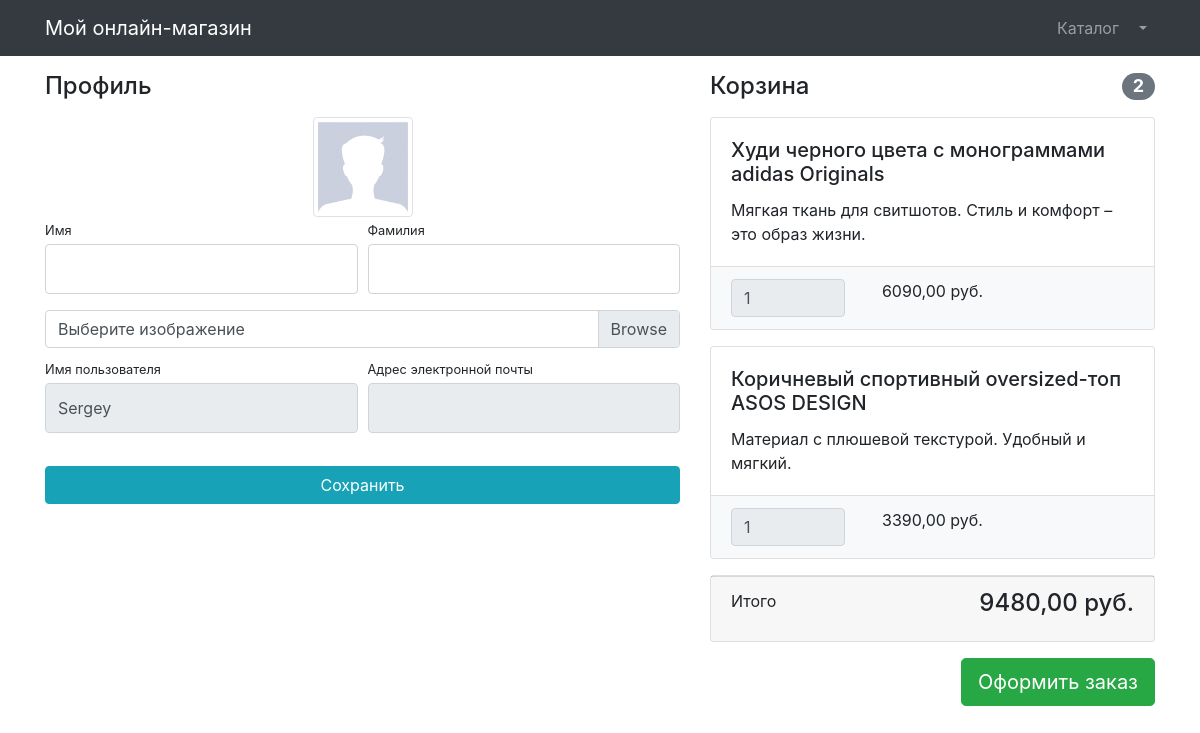
/users/profile/ (signed in), run on an earlier commit of the app's database.
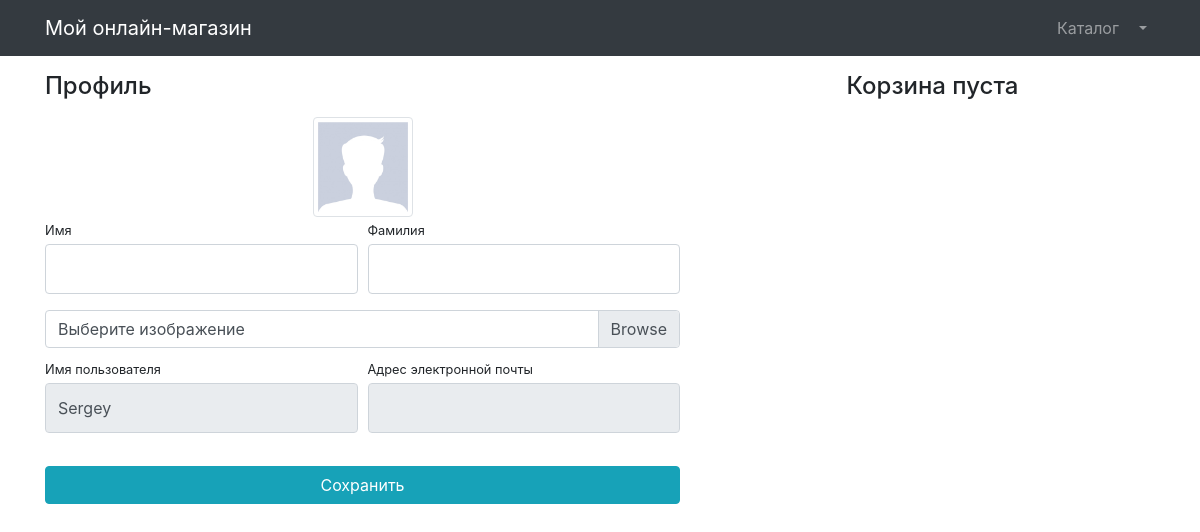
And on a later commit of the database.
### users/models.py (models this page shows)
class User(AbstractUser):
    image = models.ImageField(upload_to='users_images', null=True, blank=True)

### products/models.py (models this page shows, shortened)
class Basket(models.Model):
    user = models.ForeignKey(User, on_delete=models.CASCADE)
    product = models.ForeignKey(Product, on_delete=models.CASCADE)
    quantity = models.PositiveSmallIntegerField(default=0)
    created_timestamp = models.DateTimeField(auto_now_add=True)
    objects = BasketQuerySet.as_manager() # Добавляем в objects созданный класс-менеджер с новыми методами
    def sum(self): # Возвращает итоговую сумму конкретного продукта в корзине
        return self.product.price * self.quantity

class Product(models.Model):
    name = models.CharField(max_length=256)
    description = models.TextField()
    price = models.DecimalField(max_digits=10, decimal_places=2)
    quantity = models.PositiveIntegerField(default=0)
    image = models.ImageField(upload_to='products_images')
    category = models.ForeignKey(ProductCategory, on_delete=models.CASCADE)
    class Meta:
        verbose_name = 'product'
        verbose_name_plural = 'products'

### users/views.py (the view)
# urls.py: path('profile/', profile, name='profile'),
@login_required
def profile(request):
    title = 'Профиль'
    if request.method == 'POST':
        form = UserProfileForm(instance=request.user, data=request.POST, files=request.FILES)
        if form.is_valid():
            form.save()
            return HttpResponseRedirect(request.META['HTTP_REFERER'])
    else:
        form = UserProfileForm(instance=request.user)
    context = {'title': title,
               'form': form,
               'baskets': Basket.objects.filter(user=request.user)}
    return render(request, 'users/profile.html', context)

### users/forms.py
class UserProfileForm(UserChangeForm):
    first_name = forms.CharField(widget=forms.TextInput(attrs={
        'class': 'form-control py-4'}))
    last_name = forms.CharField(widget=forms.TextInput(attrs={
        'class': 'form-control py-4'}))
    username = forms.CharField(widget=forms.TextInput(attrs={
        'class': 'form-control py-4',
        'readonly': True}))
    email = forms.CharField(widget=forms.TextInput(attrs={
        'class': 'form-control py-4',
        'readonly': True}))
    image = forms.ImageField(widget=forms.FileInput(attrs={
        'class': 'custom-file-input'
    }), required=False)
    class Meta:
        model = User
        fields = ('first_name', 'last_name', 'username', 'email', 'image')

### products/models.py (called while the page is built)
    def total_sum(self): # Возвращает итоговую сумму цен всех продуктов в корзине
        return sum(basket.sum() for basket in self)

    def total_quantity(self): # Возвращает итоговое количество продуктов в корзине
        return sum(basket.quantity for basket in self)

### templates/users/profile.html (shortened to what this page needs)
{% extends 'products/base.html' %}
{% load static %}
{% block css %}
    <link href="{% static '/vendor/css/profile.css' %}" rel="stylesheet">
{% endblock %}
{% block content %}
<div class="container">
    <div class="row">
        <div class="col-lg-7">
            <h4 class="mt-3 mb-3">Профиль</h4>
            <div class="col-lg-12 text-center">
                <img width="100" height="100"
                     src="{% if user.image %} {{user.image.url}} {% else %}
                     {% static 'vendor/img/users/default_avatar.jpg' %} {% endif %}"
                     class="img-thumbnail">
            </div>
            <form action="{% url 'users:profile' %}" method="post" enctype="multipart/form-data">
                <div class="form-row">
                    <div class="col-lg-6">
                        <div class="form-group">
                            <label class="small mb-1" for="{{form.first_name.id_for_label}}">Имя</label>
                            {{form.first_name}}
                        </div>
                    </div>
                    <div class="col-lg-6">
                        <div class="form-group">
                            <label class="small mb-1" for="{{form.last_name.id_for_label}}">Фамилия</label>
                            {{form.last_name}}
                        </div>
                    </div>
                </div>
                <div class="form-row mb-2">
                    <div class="col-lg-12">
                        <div class="custom-file">
                            <label class="custom-file-label" for="form.image.id_for_label">Выберите изображение</label>
                        </div>
                    </div>
                </div>
                <div class="form-row">
                    <div class="col-lg-6">
                        <label class="small mb-1" for="form.username.id_for_label">Имя пользователя</label>
                        {{form.username}}
                    </div>
                    <div class="col-lg-6">
                        <label class="small mb-1" for="form.email.id_for_label">Адрес электронной почты</label>
                        {{form.email}}
                    </div>
                </div>
                <div class="form-row">
                    <div class="col-lg-12" style="margin-top: 33px;">
                        <input class="btn btn-info btn-block" type="submit" value="Сохранить">
                    </div>
                </div>
            </form>
        </div>
        <div class="col-lg-5">
            {% include 'products/baskets.html' %}
        </div>
    </div>
</div>
{% endblock %}

### templates/products/base.html (shortened to what this page needs)
{% load static %}
<!DOCTYPE html>
<html lang="en">
<head>
    <link href="{% static 'vendor/bootstrap/css/bootstrap.min.css' %}" rel="stylesheet">
    {% block css %} {% endblock %}
</head>
<body>
<nav class="navbar navbar-expand-lg navbar-dark bg-dark fixed-top">
    <div class="container">
        <a class="navbar-brand" href="{% url 'index' %}">Мой онлайн-магазин</a>
        <div class="collapse navbar-collapse" id="navbarResponsive">
            <ul class="navbar-nav ml-auto">
                <li class="nav-item">
                    <a class="nav-link" href="{% url 'products:index' %}">Каталог  </a>
                </li>
                {% if user.is_authenticated %}
                    <li class="nav-item dropdown">
                    <a class="nav-link dropdown-toggle" href="#" id="navbarDropdown" role="button"
                       data-bs-toggle="dropdown" aria-expanded="false">
                    </a>
                </li>
                {% else %}
                    <li class="nav-item">
                    <a class="nav-link" href="{% url 'users:login' %}">Войти <i class="fas fa-sign-in-alt"></i></a>
                </li>
                {% endif %}
            </ul>
        </div>
    </div>
</nav>
{% block content %} {% endblock %}
</body>
</html>

### templates/products/baskets.html (shortened to what this page needs)
{% if baskets %}
    <h4 class="mt-3 mb-3 d-flex justify-content-between align-items-center mb-3">
        Корзина <span class="badge badge-secondary badge-pill">{{baskets.total_quantity}}</span>
    </h4>
    {% for basket in baskets %}
    <div class="card mb-3">
        <div class="card-body">
            <h5 class="card-title">{{basket.product.name}}</h5>
            <p class="card-text">{{basket.product.description}}</p>
        </div>
        <ul class="list-group list-group-flush">
            <li class="list-group-item bg-light">
                <div class="row text-center">
                    <div class="col-lg-4">
                        <input name="basketID" type="number" class="form-control"
                               value="{{basket.quantity}}" readonly>
                    </div>
                    <div class="col-lg-4">{{basket.sum}} руб.</div>
                    <div class="col-lg-4">
                    </div>
                </div>
            </li>
        </ul>
    </div>
    {% endfor %}
    <div class="card mb-3">
        <div class="card-footer">
            <p class="float-left">Итого</p>
            <h4 class="float-right">{{baskets.total_sum}} руб.</h4>
        </div>
    </div>
    <a class="btn btn-success btn-lg float-right" href="{% url 'users:create_order' %}">
        Оформить заказ
    </a>
{% else %}
    <h4 class="mt-3 mb-3 text-center">
        Корзина пуста
    </h4>
{% endif %}

What changed in the data, as far as the page shows it:
removed Basket: total_quantity "2", product.name "Худи черного цвета с монограммами adidas Originals", product.description "Мягкая ткань для свитшотов. Стиль и комфорт – это образ жизни.", basketID "1", sum "6090,00", total_sum "9480,00"
removed Basket: product.name "Коричневый спортивный oversized-топ ASOS DESIGN", product.description "Материал с плюшевой текстурой. Удобный и мягкий.", basketID "1", sum "3390,00"
Also different on the page:
text no longer shown: "Корзина Итого руб. Оформить заказ"
text now shown: "Корзина пуста"
